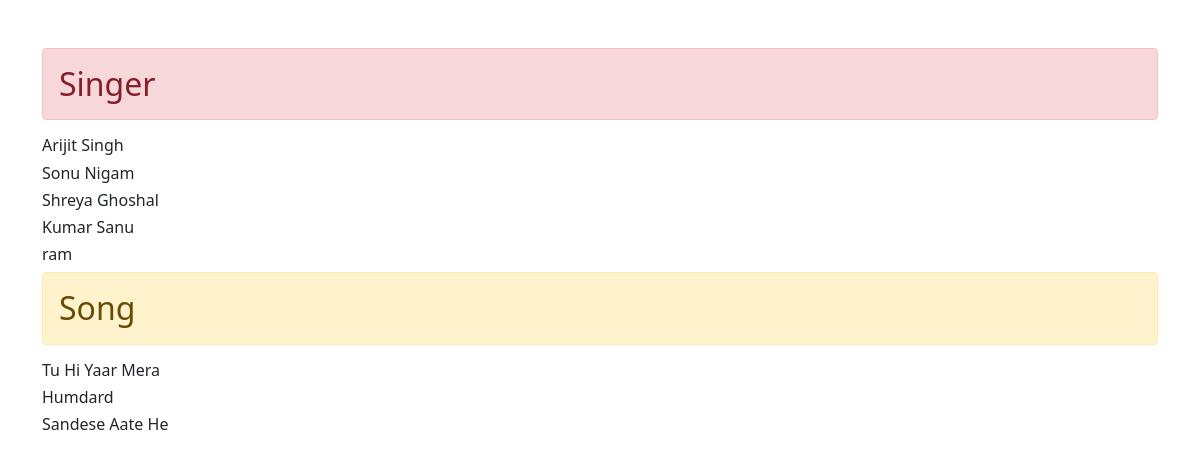
Before: / with the older database file.
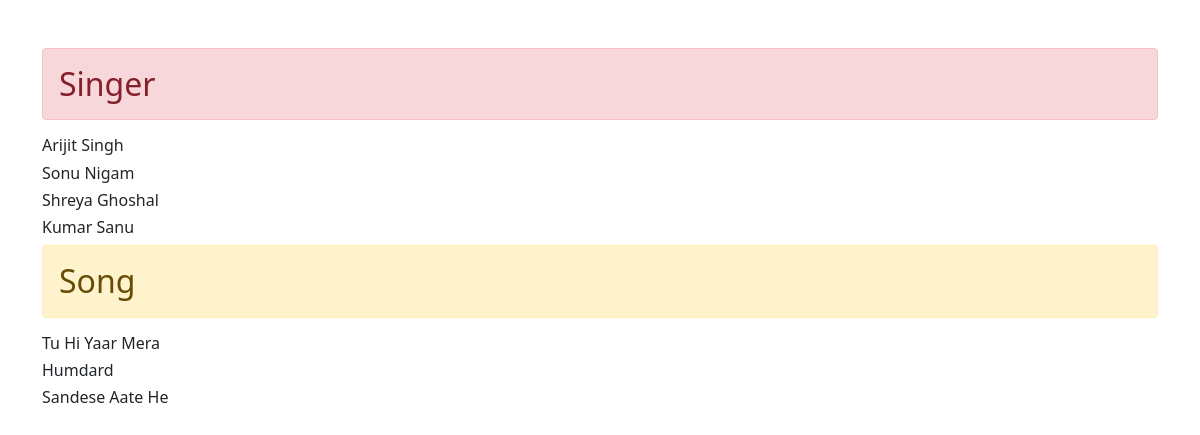
After: the same page with the newer database file.
### api/models.py (models this page shows, shortened)
class Singer(models.Model):
    name = models.CharField(max_length=100)
    gender = models.CharField(max_length=100)

class Song(models.Model):
    title = models.CharField(max_length=100)
    singer = models.ForeignKey(Singer, on_delete=CASCADE, related_name='sung_by')
    duration = models.IntegerField(default=0)

### api/views.py (the view)
# urls.py: 2. Add a URL to urlpatterns:  path('', views.home, name='home')
def home(request):
    singerqueryset = Singer.objects.all()
    songqueryset = Song.objects.all()
    return render(request, 'basic.html', {'singers':singerqueryset, 'songs':songqueryset})

### templates/basic.html (shortened to what this page needs)
<!doctype html>
<html lang="en">
<head>
    <link href="https://cdn.jsdelivr.net/npm/bootstrap@5.1.3/dist/css/bootstrap.min.css" rel="stylesheet"
>
</head>
<body>
    <div class="container mt-5">
        {% block bodycontent %}
        <h2 class='alert alert-danger'>Singer</h2>
        {% for singer in singers %}
        <h6>{{singer.name}}</h6>
        {% endfor %}
        <h2 class='alert alert-warning'>Song</h2>
        {% for song in songs %}
        <h6>{{song.title}}</h6>
        {% endfor %}
        {% endblock bodycontent %}
    </div>
</body>
</html>

Changed rows visible on the page:
removed Singer: name "ram"
